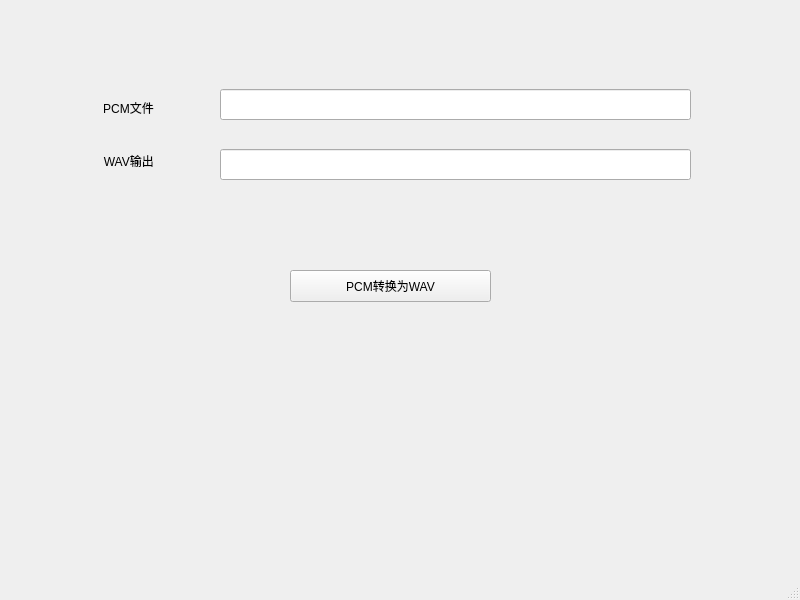
<?xml version="1.0" encoding="UTF-8"?>
<ui version="4.0">
 <class>MainWindow</class>
 <widget class="QMainWindow" name="MainWindow">
  <property name="geometry">
   <rect>
    <x>0</x>
    <y>0</y>
    <width>800</width>
    <height>600</height>
   </rect>
  </property>
  <property name="windowTitle">
   <string>MainWindow</string>
  </property>
  <widget class="QWidget" name="centralwidget">
   <widget class="QPushButton" name="recordBtn">
    <property name="geometry">
     <rect>
      <x>290</x>
      <y>270</y>
      <width>201</width>
      <height>32</height>
     </rect>
    </property>
    <property name="text">
     <string>PCM转换为WAV</string>
    </property>
   </widget>
   <widget class="QLabel" name="PCMLabel">
    <property name="geometry">
     <rect>
      <x>43</x>
      <y>82</y>
      <width>171</width>
      <height>51</height>
     </rect>
    </property>
    <property name="text">
     <string>PCM文件</string>
    </property>
    <property name="alignment">
     <set>Qt::AlignCenter</set>
    </property>
   </widget>
   <widget class="QLabel" name="WAVLabel">
    <property name="geometry">
     <rect>
      <x>50</x>
      <y>140</y>
      <width>161</width>
      <height>41</height>
     </rect>
    </property>
    <property name="text">
     <string>WAV输出 </string>
    </property>
    <property name="alignment">
     <set>Qt::AlignCenter</set>
    </property>
   </widget>
   <widget class="QLineEdit" name="PCNEdit">
    <property name="geometry">
     <rect>
      <x>220</x>
      <y>89</y>
      <width>471</width>
      <height>31</height>
     </rect>
    </property>
   </widget>
   <widget class="QLineEdit" name="WAVEdit">
    <property name="geometry">
     <rect>
      <x>220</x>
      <y>149</y>
      <width>471</width>
      <height>31</height>
     </rect>
    </property>
   </widget>
  </widget>
  <widget class="QMenuBar" name="menubar">
   <property name="geometry">
    <rect>
     <x>0</x>
     <y>0</y>
     <width>800</width>
     <height>21</height>
    </rect>
   </property>
  </widget>
  <widget class="QStatusBar" name="statusbar"/>
 </widget>
 <resources/>
 <connections/>
</ui>
